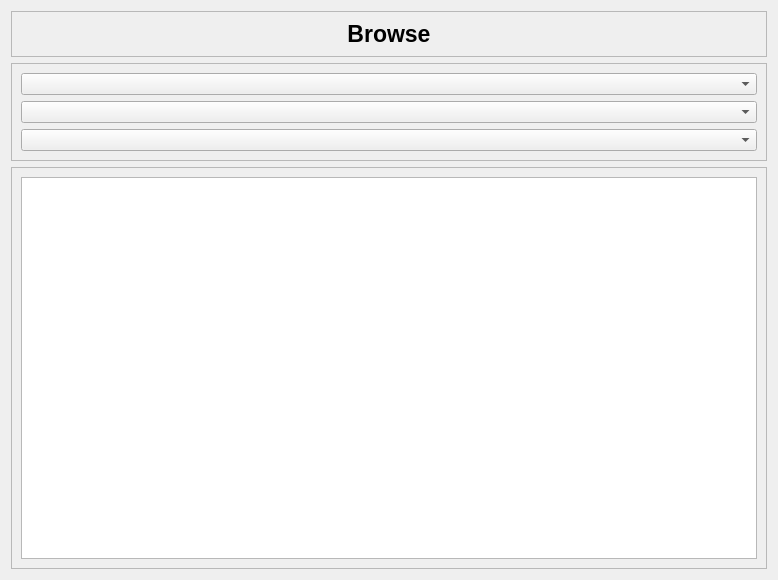
<?xml version="1.0" encoding="UTF-8"?>
<ui version="4.0">
 <class>BrowseWidget</class>
 <widget class="QWidget" name="BrowseWidget">
  <property name="geometry">
   <rect>
    <x>0</x>
    <y>0</y>
    <width>778</width>
    <height>580</height>
   </rect>
  </property>
  <property name="windowTitle">
   <string>Form</string>
  </property>
  <property name="styleSheet">
   <string notr="true"/>
  </property>
  <layout class="QVBoxLayout" name="verticalLayout_4">
   <item>
    <widget class="QFrame" name="titleFrame">
     <property name="frameShape">
      <enum>QFrame::Shape::StyledPanel</enum>
     </property>
     <property name="frameShadow">
      <enum>QFrame::Shadow::Raised</enum>
     </property>
     <layout class="QHBoxLayout" name="horizontalLayout">
      <item>
       <widget class="QLabel" name="titleLabel">
        <property name="font">
         <font>
          <pointsize>17</pointsize>
          <bold>true</bold>
         </font>
        </property>
        <property name="lineWidth">
         <number>0</number>
        </property>
        <property name="text">
         <string>Browse</string>
        </property>
        <property name="alignment">
         <set>Qt::AlignmentFlag::AlignCenter</set>
        </property>
       </widget>
      </item>
     </layout>
    </widget>
   </item>
   <item>
    <widget class="QFrame" name="optionsFrame">
     <property name="frameShape">
      <enum>QFrame::Shape::StyledPanel</enum>
     </property>
     <property name="frameShadow">
      <enum>QFrame::Shadow::Raised</enum>
     </property>
     <layout class="QVBoxLayout" name="verticalLayout_2">
      <item>
       <widget class="QComboBox" name="leagueTypeCombo"/>
      </item>
      <item>
       <widget class="QComboBox" name="roofTypeCombo"/>
      </item>
      <item>
       <widget class="QComboBox" name="sortTypeCombo"/>
      </item>
     </layout>
    </widget>
   </item>
   <item>
    <widget class="QFrame" name="tableFrame">
     <property name="frameShape">
      <enum>QFrame::Shape::StyledPanel</enum>
     </property>
     <property name="frameShadow">
      <enum>QFrame::Shadow::Raised</enum>
     </property>
     <layout class="QVBoxLayout" name="verticalLayout">
      <item>
       <widget class="QTableWidget" name="table">
        <property name="font">
         <font>
          <pointsize>12</pointsize>
         </font>
        </property>
        <property name="lineWidth">
         <number>3</number>
        </property>
        <property name="showDropIndicator" stdset="0">
         <bool>false</bool>
        </property>
        <property name="dragDropOverwriteMode">
         <bool>false</bool>
        </property>
        <property name="alternatingRowColors">
         <bool>true</bool>
        </property>
        <property name="showGrid">
         <bool>true</bool>
        </property>
       </widget>
      </item>
     </layout>
    </widget>
   </item>
  </layout>
 </widget>
 <resources/>
 <connections/>
</ui>
